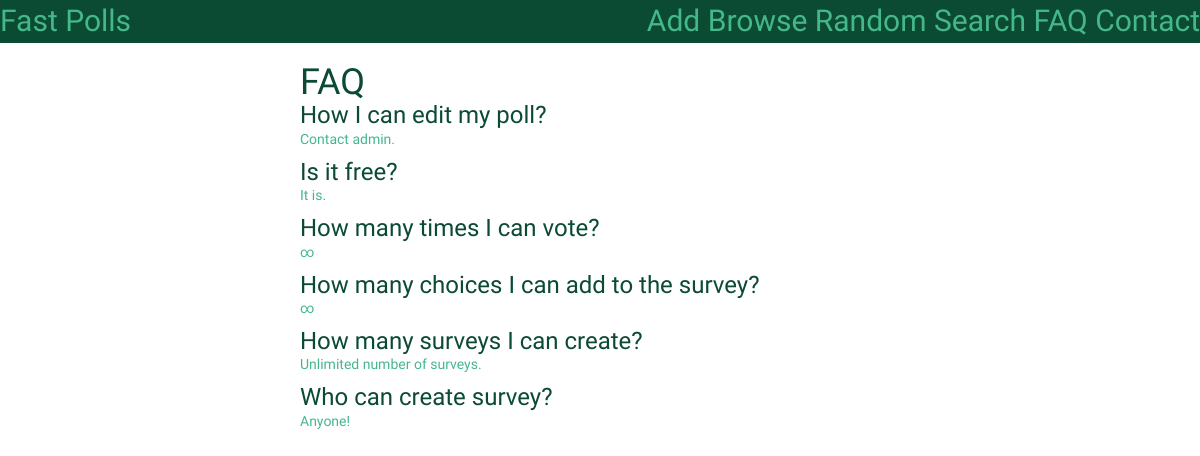
The app's page /polls/faq with its own data.
### polls/models.py (models this page shows, shortened)
class Faq(models.Model):
    question = models.CharField(max_length=300)
    answer = models.CharField(max_length=300)

### polls/views.py (the view)
def get_faq(request):
    template = loader.get_template('polls/faq.html')
    context = {
        'questions': Faq.objects.all()
    }
    return HttpResponse(template.render(context, request))

### templates/polls/faq.html (shortened to what this page needs)
{% extends 'fast_polls/base.html' %}
{% block main %}
    <h1>{% block title %}FAQ {% endblock %}</h1>
    {% for question in questions %}
        <h3> {{ question.question }}</h3>
        <p> {{ question.answer }}</p>
    {% endfor %}
{% endblock %}

### polls/static/style.css (style rules this page uses)
* { font-family: 'Lobster'; }
#my_menu a, p { color: #44b78b; }
h1, form, a:hover, h3, button { color: #0c4b33; display: inline; }

### records on screen
Faq: question "How I can edit my poll?", answer "Contact admin."
Faq: question "Is it free?", answer "It is."
Faq: question "How many times I can vote?", answer "∞"
Faq: question "How many choices I can add to the survey?", answer "∞"
Faq: question "How many surveys I can create?", answer "Unlimited number of surveys."
Faq: question "Who can create survey?", answer "Anyone!"
